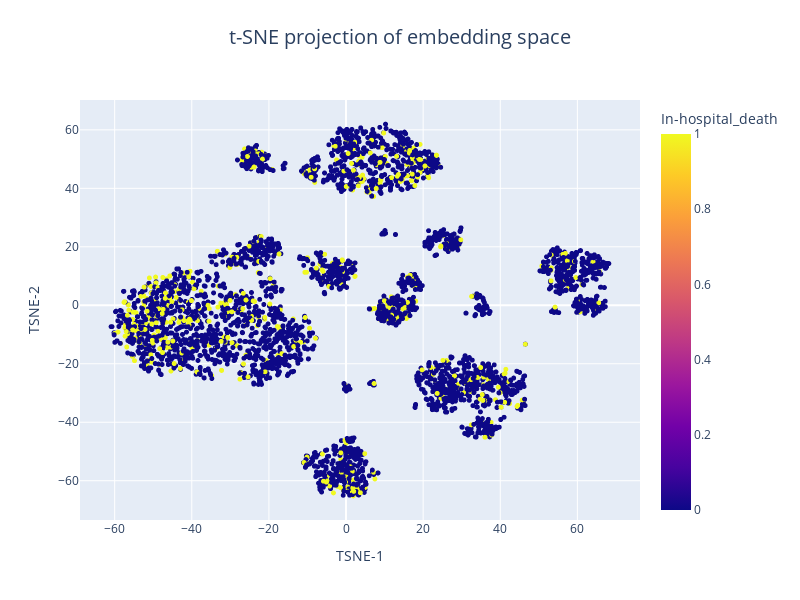

The cell this chart's notebook holds for it:
### Code cell
df_tsne = pd.read_csv('data_4/df_tsne.csv')


# plot df_tsne TSNE-1 over TSNE-2, color by In-hospital_death
fig = px.scatter(df_tsne, x='TSNE-1', y='TSNE-2', color='In-hospital_death', title='t-SNE projection of embedding space')
fig.update_traces(marker=dict(size=5), selector=dict(mode='markers'))
fig.update_layout(title_x=0.5, title_y=0.95, title_font=dict(size=20), width=800, height=600)

fig.show()

### Figure 1 — Plotly figure (JSON) as saved in the notebook; plotly's stock layout.template omitted (floating-point values rounded to 4 significant figures; data arrays with more than 128 entries replaced by an {"elided": "..."} marker saying what was removed)
{"data": [{"hovertemplate": "TSNE-1=%{x}<br>TSNE-2=%{y}<br>In-hospital_death=%{marker.color}<extra></extra>", "legendgroup": "", "marker": {"color": {"elided": "4000 int values"}, "coloraxis": "coloraxis", "size": 5, "symbol": "circle"}, "mode": "markers", "name": "", "showlegend": false, "type": "scattergl", "x": {"elided": "4000 float values"}, "xaxis": "x", "y": {"elided": "4000 float values"}, "yaxis": "y"}], "layout": {"coloraxis": {"colorbar": {"title": {"text": "In-hospital_death"}}, "colorscale": [[0, "#0d0887"], [0.1111, "#46039f"], [0.2222, "#7201a8"], [0.3333, "#9c179e"], [0.4444, "#bd3786"], [0.5556, "#d8576b"], [0.6667, "#ed7953"], [0.7778, "#fb9f3a"], [0.8889, "#fdca26"], [1, "#f0f921"]]}, "height": 600, "legend": {"tracegroupgap": 0}, "title": {"font": {"size": 20}, "text": "t-SNE projection of embedding space", "x": 0.5, "y": 0.95}, "width": 800, "xaxis": {"anchor": "y", "domain": [0, 1], "title": {"text": "TSNE-1"}}, "yaxis": {"anchor": "x", "domain": [0, 1], "title": {"text": "TSNE-2"}}}}
